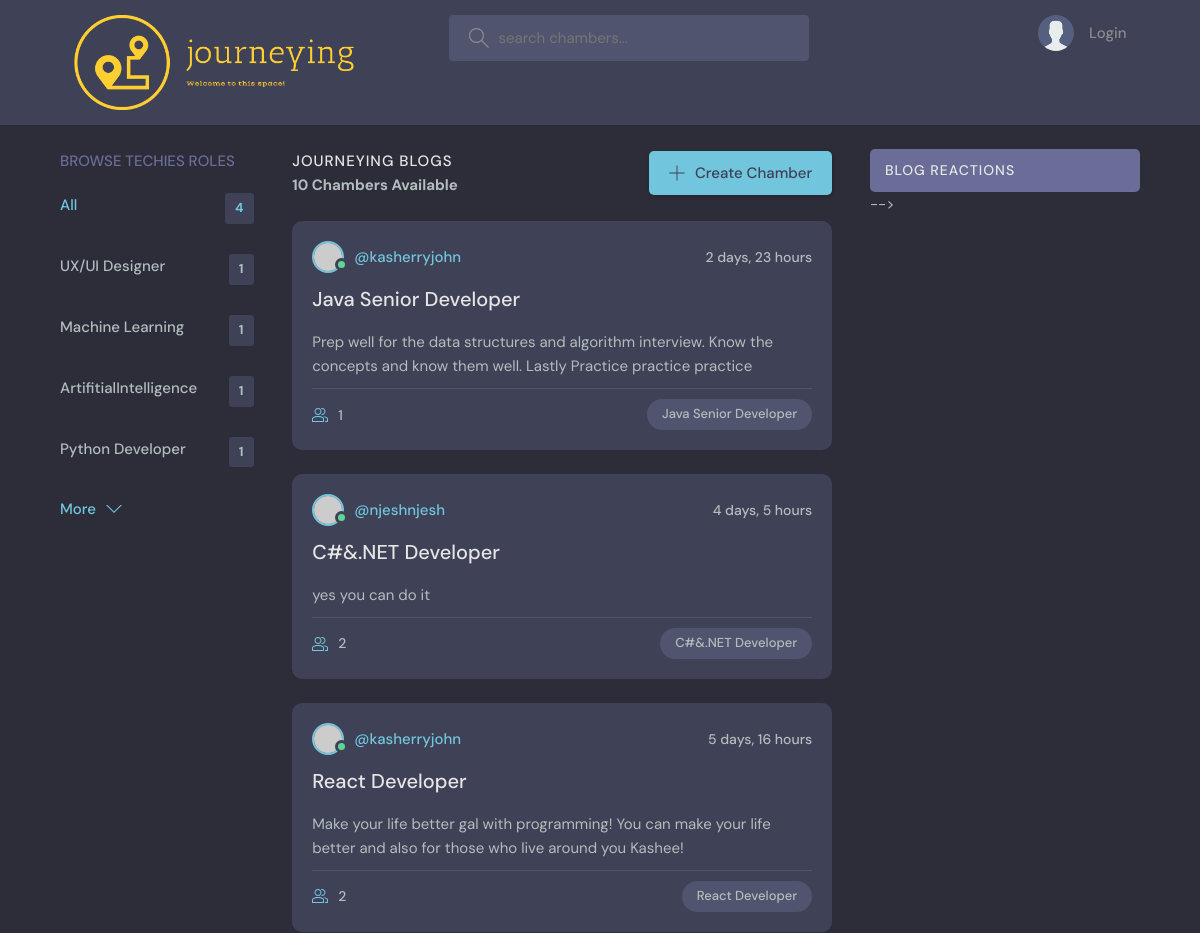
The app's page / (upper part), older data.
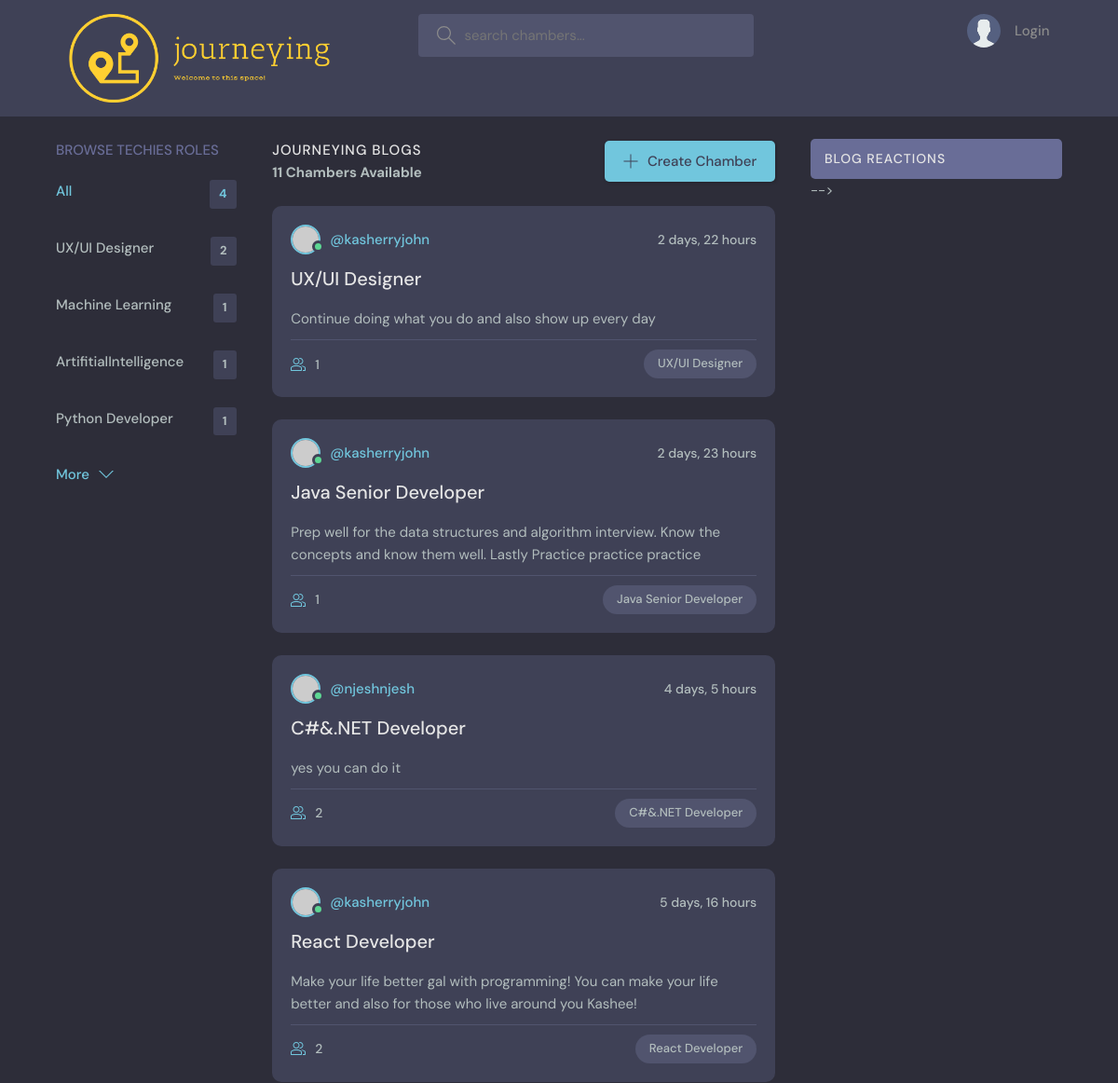
The same page, newer data.
### journeyingblogs/models.py (models this page shows, shortened)
class Topic(models.Model):
    name = models.CharField(max_length=200)

class Chamber(models.Model):
    host = models.ForeignKey(User, on_delete=models.SET_NULL, null=True)
    topic = models.ForeignKey(Topic, on_delete=models.SET_NULL, null=True)
    name = models.CharField(max_length=200)
    description = models.TextField(null=True, blank=True)
    techiesspace = models.ManyToManyField(User, related_name='techiesspace', blank=True)
    updated = models.DateTimeField(auto_now=True)
    created = models.DateTimeField(auto_now_add=True)
    class Meta:
       ordering = ['-updated', '-created']

### journeyingblogs/views.py (the view)
# urls.py: path('', views.home, name='homepage'),
def home(request):
    q = request.GET.get('q') if request.GET.get('q') != None else ''
    chambers = Chamber.objects.filter(
                                      Q(topic__name__icontains=q) |
                                      Q(name__icontains=q) |
                                      Q(description__icontains=q)
                                      )
    topics = Topic.objects.all()[0:4]
    chamber_count = chambers.count()
    chamber_reactions = Message.objects.filter(Q(chamber__topic__name__icontains=q))
    context = {'chambers': chambers, 'topics': topics,
               'chamber_count': chamber_count, 'chamber_reactions':chamber_reactions}
    return render(request, 'journeyingblogs/home.html', context)

### journeyingblogs/templates/journeyingblogs/home.html (shortened to what this page needs)
{% extends 'main.html' %}
{% block content %}
    <main class="layout layout--3">
      <div class="container">
       {% include 'journeyingblogs/topics.html' %}
        <div class="roomList">
          <div class="roomList__header">
            <div>
              <h2>Journeying Blogs</h2>
              <h5>{{chamber_count}} Chambers Available</h5>
            </div>
            <a class="btn btn--main" href="{% url 'create-chamber' %}">
              <svg version="1.1" xmlns="http://www.w3.org/2000/svg" width="32" height="32" viewBox="0 0 32 32">
                <title>add</title>
                <path
                  d="M16.943 0.943h-1.885v14.115h-14.115v1.885h14.115v14.115h1.885v-14.115h14.115v-1.885h-14.115v-14.115z"
                ></path>
              </svg>
              Create Chamber
            </a>
          </div>
          {%include 'journeyingblogs/content.html' %}
         </div>
          <div>
          </div>
      </div>
    </main>
{% endblock %}

### journeyingblogs/templates/journeyingblogs/topics.html
<div class="topics">
     <div class="topics__header">
          <h2>Browse Techies Roles</h2>
         </div>
                <ul class="topics__list">
                  <li>
                    <a href="{% url 'homepage' %}" class="active">All <span>{{topics.count}}</span></a>
                  </li>
                  {% for topic in topics %}
                  <li>
                    <a href="{% url 'homepage' %}?q={{topic.name}}">{{topic.name}}<span>{{topic.chamber_set.all.count}}</span></a>
                  </li>
                  {% endfor %}
                </ul>
                <a class="btn btn--link" href="{% url 'topic_page' %}">
                  More
                  <svg version="1.1" xmlns="http://www.w3.org/2000/svg" width="32" height="32" viewBox="0 0 32 32">
                    <title>chevron-down</title>
                    <path d="M16 21l-13-13h-3l16 16 16-16h-3l-13 13z"></path>
                  </svg>
                </a>
              </div>

### journeyingblogs/templates/journeyingblogs/content.html (shortened to what this page needs)
{% for chamber in chambers %}
<div class="roomListRoom">
    <div class="roomListRoom__header">
      <a href="{% url 'user-profile' chamber.host.id %}" class="roomListRoom__author">
        <div class="avatar avatar--small active">
          <img src="https://randomuser.me/api/portraits/men/11.jpg" />
        </div>
        <span>@{{chamber.host.username}}</span>
      </a>
      <div class="roomListRoom__actions">
        <span>{{chamber.created|timesince}}</span>
      </div>
    </div>
    <div class="roomListRoom__content">
      <a href="{% url 'chamber' chamber.id %}">{{chamber.topic.name}}</a>
      <p>
        {{chamber.description}}
      </p>
    </div>
    <div class="roomListRoom__meta">
      <a href="{% url 'chamber' chamber.id %}" class="roomListRoom__joined">
        {{chamber.techiesspace.all.count}}
      </a>
      <p class="roomListRoom__topic">{{chamber.topic.name}}</p>
    </div>
  </div>
{% endfor %}

Row changes from the older to the newer data that the page shows:
computed for Topic "UX/UI Designer": chamber_set.all.count "1" → "2"
added Chamber: host.username "kasherryjohn", created "2 days, 22 hours", topic.name "UX/UI Designer", description "Continue doing what you do and also show up every day", techiesspace.all.count "1"
Text that changed along with them:
{{ chamber_count }}: "10" → "11"
